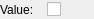
<?xml version="1.0" encoding="UTF-8"?>
<ui version="4.0">
 <class>Widget_ShaderParameter_Bool</class>
 <widget class="QWidget" name="Widget_ShaderParameter_Bool">
  <property name="geometry">
   <rect>
    <x>0</x>
    <y>0</y>
    <width>94</width>
    <height>19</height>
   </rect>
  </property>
  <property name="windowTitle">
   <string>Form</string>
  </property>
  <layout class="QHBoxLayout" name="horizontalLayout">
   <property name="spacing">
    <number>0</number>
   </property>
   <property name="leftMargin">
    <number>0</number>
   </property>
   <property name="topMargin">
    <number>0</number>
   </property>
   <property name="rightMargin">
    <number>0</number>
   </property>
   <property name="bottomMargin">
    <number>0</number>
   </property>
   <item>
    <widget class="QLabel" name="label_value">
     <property name="sizePolicy">
      <sizepolicy hsizetype="Minimum" vsizetype="Preferred">
       <horstretch>0</horstretch>
       <verstretch>0</verstretch>
      </sizepolicy>
     </property>
     <property name="text">
      <string>Value:</string>
     </property>
    </widget>
   </item>
   <item>
    <widget class="QCheckBox" name="checkBox_value">
     <property name="sizePolicy">
      <sizepolicy hsizetype="Minimum" vsizetype="Minimum">
       <horstretch>0</horstretch>
       <verstretch>0</verstretch>
      </sizepolicy>
     </property>
     <property name="text">
      <string/>
     </property>
     <property name="checked">
      <bool>false</bool>
     </property>
     <property name="autoRepeat">
      <bool>false</bool>
     </property>
     <property name="autoExclusive">
      <bool>false</bool>
     </property>
     <property name="autoRepeatInterval">
      <number>0</number>
     </property>
     <property name="tristate">
      <bool>false</bool>
     </property>
    </widget>
   </item>
  </layout>
 </widget>
 <resources/>
 <connections/>
</ui>
